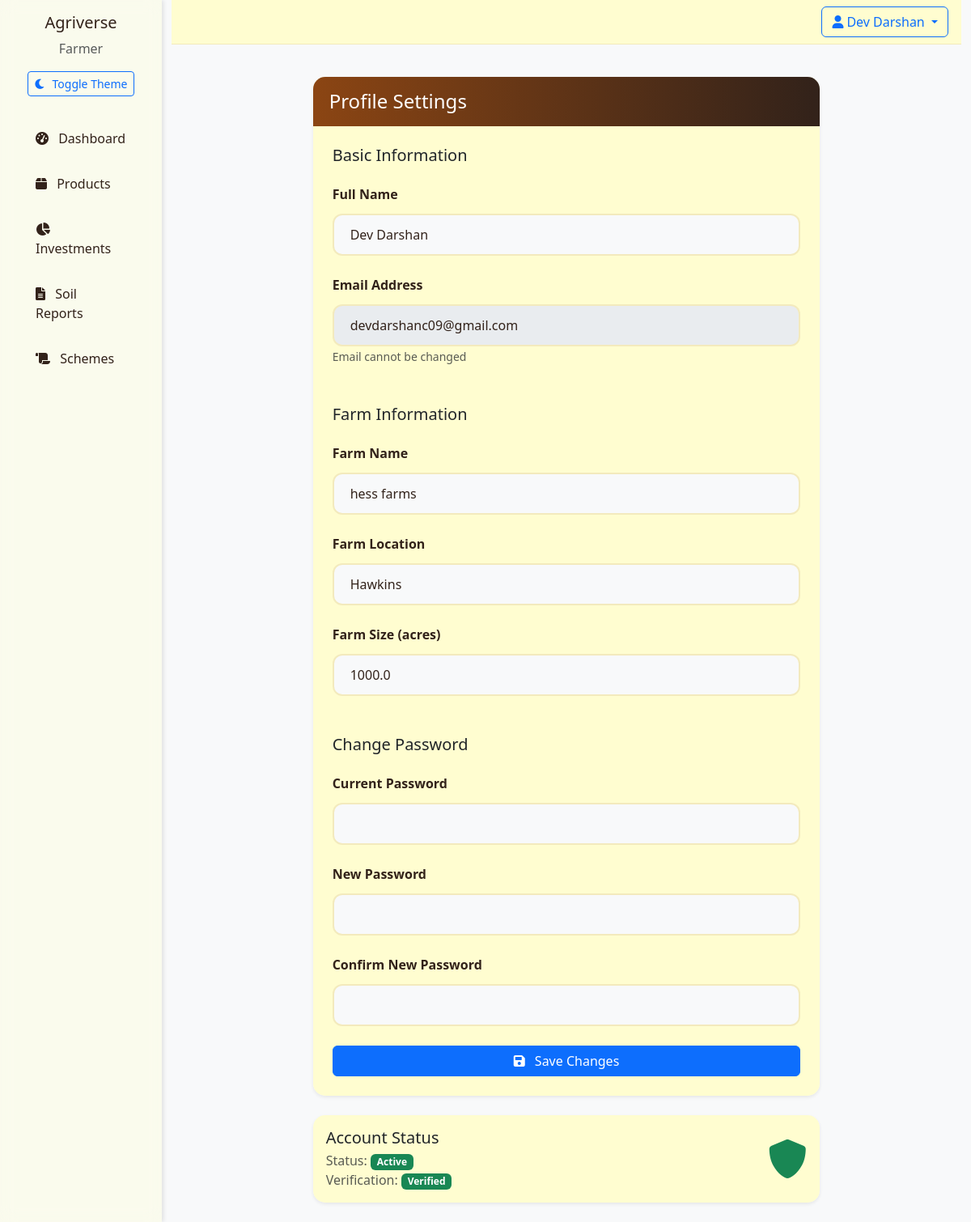
The app's page /profile (signed in) with its own data.
### app/models/__init__.py (models this page shows)
class User(UserMixin, db.Model):
    id = db.Column(db.Integer, primary_key=True)
    email = db.Column(db.String(120), unique=True, nullable=False)
    password_hash = db.Column(db.String(128), nullable=False)
    name = db.Column(db.String(100), nullable=False)
    role = db.Column(db.String(20), nullable=False)  # 'farmer', 'investor', 'admin'
    created_at = db.Column(db.DateTime, default=datetime.utcnow)
    is_active = db.Column(db.Boolean, default=True)
    is_verified = db.Column(db.Boolean, default=False)
    wallet_balance = db.Column(db.Float, default=0.0)  # User's wallet balance
    farm_name = db.Column(db.String(100))
    farm_location = db.Column(db.String(200))
    farm_size = db.Column(db.Float)  # in acres
    company_name = db.Column(db.String(100))
    investment_capacity = db.Column(db.Float)
    products = db.relationship('Product', backref='seller', lazy=True)
    investments_made = db.relationship('Investment',
                                     backref='investor',
                                     lazy=True,
                                     foreign_keys='Investment.investor_id')
    investments_received = db.relationship('Investment',
                                         backref='farmer',
                                         lazy=True,
                                         foreign_keys='Investment.farmer_id')
    soil_reports = db.relationship('SoilReport', backref='farmer', lazy=True)

### app/routes/auth.py (the view)
@auth_bp.route('/profile')
@login_required
def profile():
    return render_template('auth/profile.html')

### app/__init__.py (called while the page is built)
@login_manager.user_loader
def load_user(user_id):
    return User.query.get(int(user_id))

### app/templates/auth/profile.html (shortened to what this page needs)
{% extends "base.html" %}
{% block content %}
<div class="container py-4">
    <div class="row justify-content-center">
        <div class="col-md-8">
            <div class="card border-0 shadow-sm">
                <div class="card-header bg-primary text-white py-3">
                    <h2 class="h4 mb-0">Profile Settings</h2>
                </div>
                <div class="card-body p-4">
                    <form method="POST" action="{{ url_for('auth.update_profile') }}" class="needs-validation" novalidate>
                        <h5 class="mb-4">Basic Information</h5>
                        <div class="mb-4">
                            <label for="name" class="form-label">Full Name</label>
                            <input type="text" class="form-control" id="name" name="name" value="{{ current_user.name }}" required>
                        </div>
                        <div class="mb-4">
                            <label for="email" class="form-label">Email Address</label>
                            <input type="email" class="form-control" value="{{ current_user.email }}" disabled>
                            <small class="text-muted">Email cannot be changed</small>
                        </div>
                        {% if current_user.role == 'farmer' %}
                        <h5 class="mb-4 mt-5">Farm Information</h5>
                        <div class="mb-4">
                            <label for="farm_name" class="form-label">Farm Name</label>
                            <input type="text" class="form-control" id="farm_name" name="farm_name" value="{{ current_user.farm_name }}">
                        </div>
                        <div class="mb-4">
                            <label for="farm_location" class="form-label">Farm Location</label>
                            <input type="text" class="form-control" id="farm_location" name="farm_location" value="{{ current_user.farm_location }}">
                        </div>
                        <div class="mb-4">
                            <label for="farm_size" class="form-label">Farm Size (acres)</label>
                            <input type="number" class="form-control" id="farm_size" name="farm_size" value="{{ current_user.farm_size or 0 }}" step="0.01">
                        </div>
                        {% endif %}
                        <h5 class="mb-4 mt-5">Change Password</h5>
                        <div class="mb-4">
                            <label for="current_password" class="form-label">Current Password</label>
                            <input type="password" class="form-control" id="current_password" name="current_password">
                        </div>
                        <div class="mb-4">
                            <label for="new_password" class="form-label">New Password</label>
                            <input type="password" class="form-control" id="new_password" name="new_password">
                        </div>
                        <div class="mb-4">
                            <label for="confirm_password" class="form-label">Confirm New Password</label>
                            <input type="password" class="form-control" id="confirm_password" name="confirm_password">
                        </div>
                        <div class="d-grid gap-2">
                            <button type="submit" class="btn btn-primary">
                                <i class="fas fa-save me-2"></i> Save Changes
                            </button>
                        </div>
                    </form>
                </div>
            </div>
            <div class="card border-0 shadow-sm mt-4">
                <div class="card-body">
                    <div class="d-flex align-items-center justify-content-between">
                        <div>
                            <h5 class="mb-1">Account Status</h5>
                            <p class="mb-0 text-muted">
                                Status:
                                <span class="badge bg-{{ 'success' if current_user.is_active else 'danger' }}">
                                    {{ 'Active' if current_user.is_active else 'Inactive' }}
                                </span>
                            </p>
                            <p class="mb-0 text-muted">
                                Verification:
                                <span class="badge bg-{{ 'success' if current_user.is_verified else 'warning' }}">
                                    {{ 'Verified' if current_user.is_verified else 'Pending Verification' }}
                                </span>
                            </p>
                        </div>
                        <div>
                            <i class="fas fa-shield-alt fa-3x text-{{ 'success' if current_user.is_active and current_user.is_verified else 'warning' }}"></i>
                        </div>
                    </div>
                </div>
            </div>
        </div>
    </div>
</div>
{% endblock %}

### app/templates/base.html (shortened to what this page needs)
<!DOCTYPE html>
<html lang="en" data-bs-theme="light">
<head>
    <link href="https://cdn.jsdelivr.net/npm/bootstrap@5.3.0/dist/css/bootstrap.min.css" rel="stylesheet">
    <link href="https://cdnjs.cloudflare.com/ajax/libs/font-awesome/6.0.0/css/all.min.css" rel="stylesheet">
    <link href="{{ url_for('static', filename='css/style.css') }}" rel="stylesheet">
</head>
<body>
    <div class="container-fluid">
        <div class="row">
            {% if current_user.is_authenticated %}
            <div class="col-md-2 sidebar">
                <div class="d-flex flex-column">
                    <div class="text-center mb-4">
                        <h5 class="mb-2">Agriverse</h5>
                        <p class="text-muted mb-3">{{ current_user.role|title }}</p>
                        <button id="theme-toggle" class="btn btn-sm btn-outline-primary">
                            <i class="fas fa-moon me-2"></i>Toggle Theme
                        </button>
                    </div>
                    {% if current_user.role == 'farmer' %}
                    <a href="{{ url_for('farmer.dashboard') }}" class="nav-link {% if request.endpoint == 'farmer.dashboard' %}active{% endif %}">
                        <i class="fas fa-tachometer-alt me-2"></i> Dashboard
                    </a>
                    <a href="{{ url_for('farmer.products') }}" class="nav-link {% if request.endpoint == 'farmer.products' %}active{% endif %}">
                        <i class="fas fa-box me-2"></i> Products
                    </a>
                    <a href="{{ url_for('farmer.investments') }}" class="nav-link {% if request.endpoint == 'farmer.investments' %}active{% endif %}">
                        <i class="fas fa-chart-pie me-2"></i> Investments
                    </a>
                    <a href="{{ url_for('farmer.soil_reports') }}" class="nav-link {% if request.endpoint == 'farmer.soil_reports' %}active{% endif %}">
                        <i class="fas fa-file-alt me-2"></i> Soil Reports
                    </a>
                    <a href="{{ url_for('farmer.schemes') }}" class="nav-link {% if request.endpoint == 'farmer.schemes' %}active{% endif %}">
                        <i class="fas fa-scroll me-2"></i> Schemes
                    </a>
                    {% endif %}
                </div>
            </div>
            {% endif %}
            <div class="col-md-{% if current_user.is_authenticated %}10{% else %}12{% endif %}">
                <nav class="navbar navbar-expand-lg mb-3">
                    <div class="container-fluid px-3">
                        <div class="ms-auto d-flex align-items-center gap-2">
                            {% if current_user.is_authenticated %}
                            <div class="dropdown">
                                <button class="btn btn-outline-primary dropdown-toggle" type="button" id="userDropdown" data-bs-toggle="dropdown">
                                    <i class="fas fa-user me-1"></i>{{ current_user.name }}
                                </button>
                            </div>
                            {% endif %}
                        </div>
                    </div>
                </nav>
                {% block content %}{% endblock %}
            </div>
        </div>
    </div>
</body>
</html>

### app/static/css/style.css (style rules this page uses)
:root { --earth-brown: #8B4513; --soil-dark: #32221A; --wheat-gold: #F5DEB3; --leaf-green: #556B2F; --cream: #FFFDD0; --sky-blue: #87CEEB; --transition-speed: 0.3s; --bg-light: #f8f9fa; --bg-dark: #1a1a1a; --text-light: #32221A; --text-dark: #F5DEB3; --sidebar-light: rgba(255, 253, 208, 0.3); --sidebar-dark: rgba(50, 34, 26, 0.95); }
[data-bs-theme="light"] { --bg-color: var(--bg-light); --text-color: var(--text-light); --sidebar-bg: var(--sidebar-light); --card-bg: rgba(255, 253, 208, 0.98); --border-color: rgba(139, 69, 19, 0.1); }
body { min-height: 100vh; display: flex; flex-direction: column; font-family: 'Segoe UI', Tahoma, Geneva, Verdana, sans-serif; background-color: var(--bg-color); color: var(--text-color); transition: background-color var(--transition-speed), color var(--transition-speed); }
.navbar { backdrop-filter: blur(10px); -webkit-backdrop-filter: blur(10px); border-bottom: 1px solid var(--border-color); padding: 0.5rem 0; background-color: var(--card-bg); }
.nav-link { color: var(--text-color); padding: 0.75rem 1.25rem; border-radius: 0.5rem; margin: 0.25rem 0.75rem; transition: all var(--transition-speed); }
.sidebar { min-height: 100vh; background-color: var(--sidebar-bg); padding-top: 1rem; transition: background-color var(--transition-speed); box-shadow: 2px 0 5px rgba(0, 0, 0, 0.1); backdrop-filter: blur(10px); -webkit-backdrop-filter: blur(10px); }
.card { border: none; border-radius: 15px; background: var(--card-bg); backdrop-filter: blur(10px); box-shadow: 0 4px 15px rgba(0, 0, 0, 0.1); transition: all 0.3s ease; }
.card-header { background: linear-gradient(to right, var(--earth-brown), var(--soil-dark)); color: var(--wheat-gold); border-radius: 15px 15px 0 0 !important; border: none; padding: 1.25rem; }
.form-control { border: 2px solid var(--border-color); border-radius: 12px; padding: 0.75rem 1.25rem; transition: all 0.3s ease; background-color: var(--bg-color); color: var(--text-color); height: 3.25rem; }
.form-label { color: var(--soil-dark); font-weight: 600; margin-bottom: 0.75rem; }

### app/templates/auth/profile.html (style rules this page uses)
.card { border-radius: 15px; }
.card-header { border-radius: 15px 15px 0 0 !important; }

### records on screen
User: role "Farmer", name "Dev Darshan", email "devdarshanc09@gmail.com", farm_name "hess farms", farm_location "Hawkins", farm_size "1000.0", is_active "Active", is_verified "Verified"
